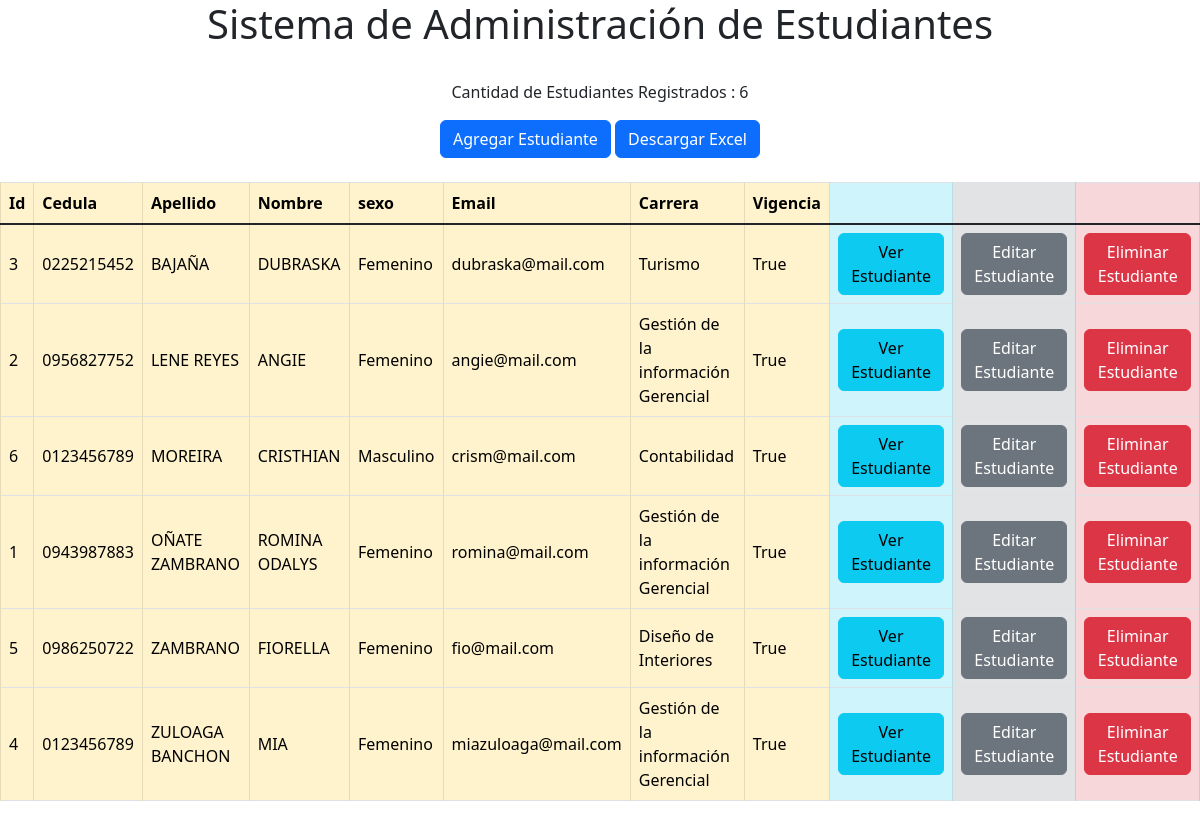
Before: / with the older database file.
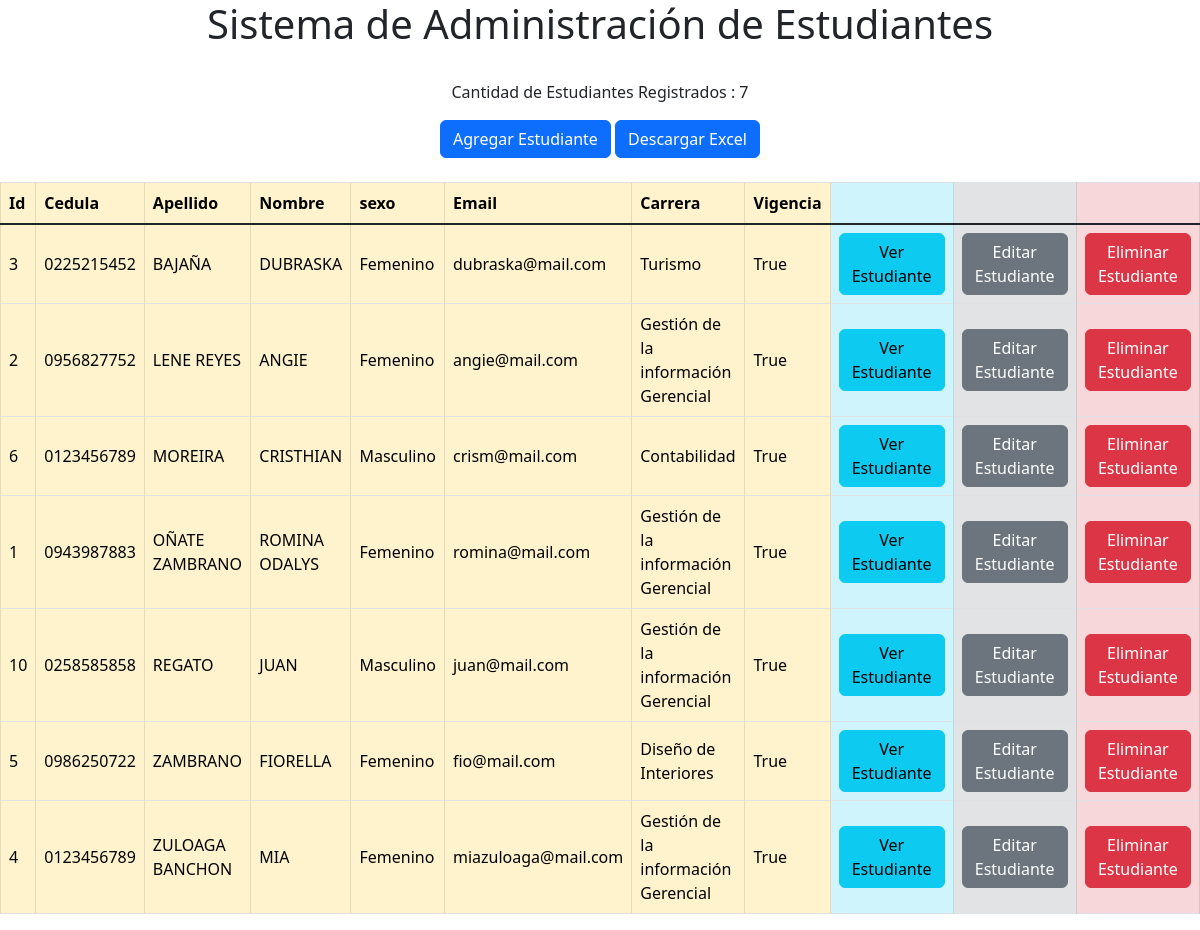
After: the same page with the newer database file.
### estudiantes/models.py (models this page shows, shortened)
class Estudiante(models.Model):
    sexos = [
        ('F', 'Femenino'),
        ('M', 'Masculino')
    ]
    cedula = models.CharField(max_length=10)
    apellido = models.CharField(max_length=50)
    nombre = models.CharField(max_length=50)
    sexo = models.CharField(max_length=1, choices=sexos, null=True)
    email= models.CharField(max_length=50)
    carrera = models.ForeignKey(Carrera, on_delete=models.CASCADE)
    vigencia = models.BooleanField(default=True)

class Carrera(models.Model):
    codigo = models.CharField(max_length=3)
    nombre_carrera = models.CharField(max_length=50)
    duracion = models.PositiveSmallIntegerField(default=5)
    def __str__(self):
        return self.nombre_carrera

### webapp/views.py (the view)
# urls.py: path('', mostrar_estudiantes, name='inicio'),
def mostrar_estudiantes(request):
    cantidad_estudiantes = Estudiante.objects.count()
    pagina = loader.get_template('estudiantes.html')
    nombres_estudiantes = Estudiante.objects.all()
    nombres_estudiantes = Estudiante.objects.order_by('apellido', 'nombre')
    datos = {'cantidad': cantidad_estudiantes, 'estudiantes': nombres_estudiantes}
    return HttpResponse(pagina.render(datos, request))

### webapp/templates/estudiantes.html (shortened to what this page needs)
<!DOCTYPE html>
<html lang="en">
<head>
    <link href="https://cdn.jsdelivr.net/npm/bootstrap@5.3.0/dist/css/bootstrap.min.css" rel="stylesheet">
</head>
<body>
<div class="panel panel-primary" align="center">
<h1 >Sistema de Administración de Estudiantes</h1> <br>
<p>Cantidad de Estudiantes Registrados : {{cantidad}}</p>
</div>
<div align="center">
    <a class="btn btn-primary" href="/agregar_estudiante">Agregar Estudiante </a>
    <a class="btn btn-primary" href="/generar_reporte">Descargar Excel </a>
</div><br>
<div class="table-responsive">
<table class="table table-bordered table align-middle">
    <tr>
        <th class="table-warning">Id</th>
        <th class="table-warning">Cedula</th>
        <th class="table-warning">Apellido</th>
        <th class="table-warning">Nombre</th>
        <th class="table-warning">sexo</th>
        <th class="table-warning">Email</th>
        <th class="table-warning">Carrera</th>
        <th class="table-warning">Vigencia</th>
        <th class="table-info"></th>
        <th class="table-secondary"></th>
        <th class="table-danger"></th>
    </tr>
    <tbody class="table-group-divider">
        {% for estudiante in estudiantes %}
            <tr>
                <td class="table-warning">{{estudiante.id}}</td>
                <td class="table-warning">{{estudiante.cedula}}</td>
                <td class="table-warning">{{estudiante.apellido | upper}}</td>
                <td class="table-warning">{{estudiante.nombre | upper}}</td>
                <td class="table-warning">{% if estudiante.sexo == 'F' %} Femenino {% endif %} {% if estudiante.sexo == 'M' %}Masculino {% endif %}</td>
                <td class="table-warning">{{estudiante.email}} </td>
                <td class="table-warning">{{estudiante.carrera}} </td>
                <td class="table-warning">{{estudiante.vigencia}}</td>
                <td class="table-info"><a class="btn btn-info" href="ver_estudiante/{{estudiante.id}}">Ver Estudiante </a></td>
                <td class="table-secondary"><a class="btn btn-secondary" href="editar_estudiante/{{estudiante.id}}">Editar Estudiante </a></td>
                <td class="table-danger"><a class="btn btn-danger" href="eliminar_estudiante/{{estudiante.id}}">Eliminar Estudiante </a></td>
            </tr>
        {% endfor %}
    </tbody>
</table>
    </div>
</body>
</html>

Changed rows visible on the page:
added Estudiante: id "10", cedula "0258585858", apellido "REGATO", nombre "JUAN", sexo "Masculino", email "juan@mail.com", carrera "Gestión de la información Gerencial", vigencia "True"
Other visible differences:
{{ cantidad }}: "6" → "7"
